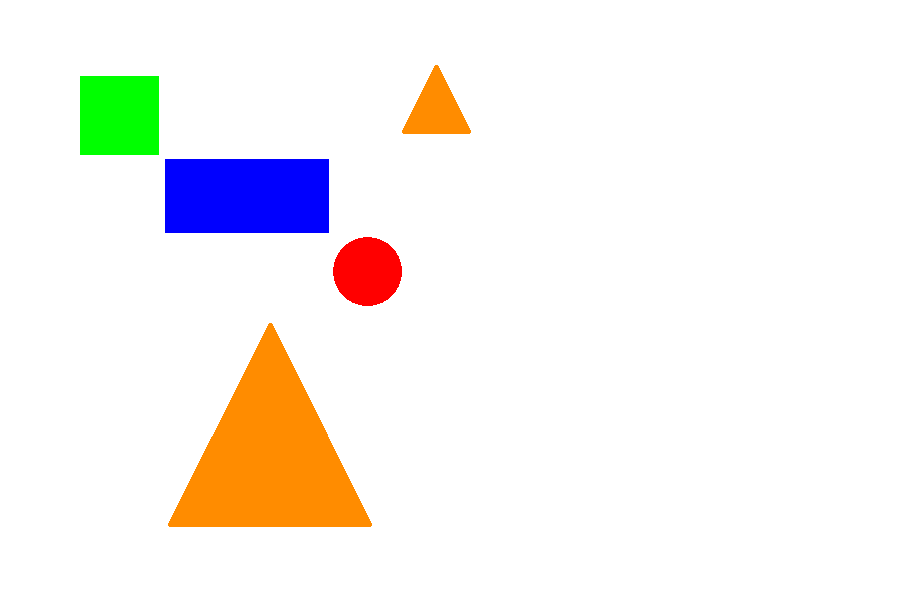
#> input picture Eyantra/task_1a/test2.png, 898 x 598 px, given in place of the camera
$ python ball_color_pc_final.py
#> lines starting #> are read from the running program, lines starting #| are printed output that depends on the picture; after the words box and inside, x2 and y2 are one past the last pixel; in counts of white or black regions, pixels touching at a corner belong together
import cv2
import argparse
import numpy as np
from collections import deque
def nothing(x):
    pass
cv2.namedWindow('image',0)

Col={'Blue':[83,67,35,123,250,180],'Red':[157,102,73,187,186,180],
     'Gold':[0,33,112,60,92,225]}
## one needs to find the indivial hsv values range for the different colour balls and put them here
## the order is h0,s0,v0, h1,s1,v1
cam=cv2.VideoCapture(1)

while 1:
    ret,fram=cam.read()
#> fram is the input picture: shape (598, 898, 3); mean B, G, R 238.9, 242.3, 246.3
    if ret== True :
        fram1=fram.copy()

        cropped=fram[220:400,160:320]
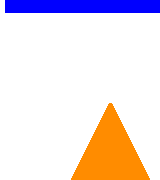
#> cropped: shape (180, 160, 3); mean B, G, R 226.7, 224.4, 237.2
        cv2.rectangle(fram,(220,160),(400,320),(0,0,0),3)
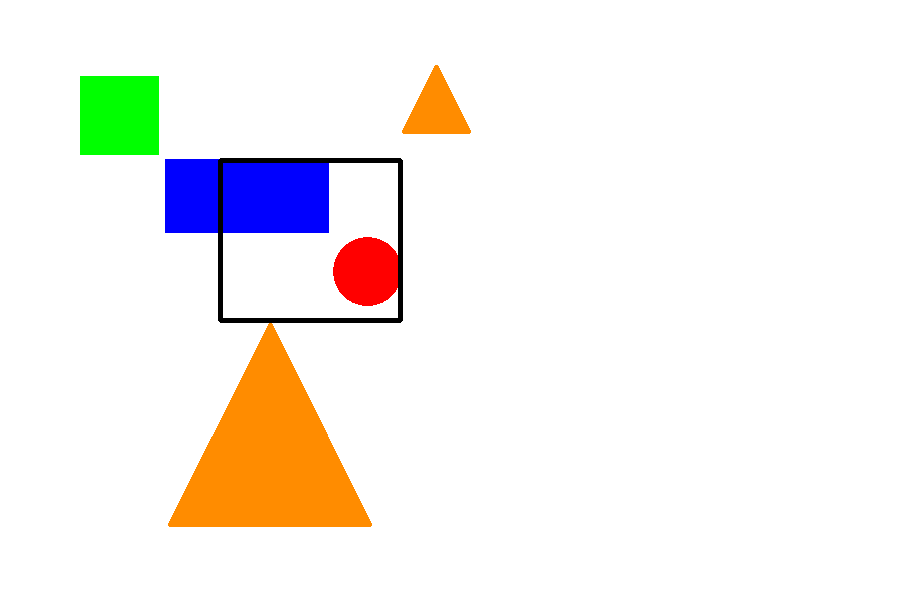
#> fram: shape (598, 898, 3); 0.63% of pixels changed, all inside (x1, y1, x2, y2) = (218, 158, 403, 323)
        blurred=cv2.medianBlur(cropped,19)
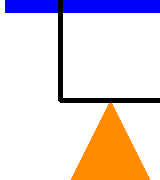
#> cropped: shape (180, 160, 3); 3.46% of pixels changed, all inside (x1, y1, x2, y2) = (58, 0, 160, 103)
        for i in Col.keys():
            col_lst=Col[i]
            hsv=cv2.cvtColor(blurred,cv2.COLOR_BGR2HSV)
            lower=np.array(col_lst[0:3])
            upper=np.array(col_lst[3:6])
            mask=cv2.inRange(hsv,lower,upper)
            img = cv2.bitwise_and(cropped,cropped, mask =mask)
            cnts = cv2.findContours(mask.copy(), cv2.RETR_EXTERNAL,
                    cv2.CHAIN_APPROX_SIMPLE)[1]
            if len(cnts) > 0:
                # find the largest contour in the mask, then use
                # it to compute the minimum enclosing circle and
                # centroid
                c = max(cnts, key=cv2.contourArea)
                ((x, y), radius) = cv2.minEnclosingCircle(c)
                M = cv2.moments(c)
                if (M["m00"] != 0):
                    center = (int(M["m10"] / M["m00"]), int(M["m01"] / M["m00"]))
                    if (radius >5 and radius < 100 and cv2.contourArea(c) > 500):
                        # draw the circle and centroid on the frame,
                        # then update the list of tracked points
                        cv2.circle(fram, (int(x)+220, int(y)+160), int(radius),
                                (0, 255, 255), 2)
                        cv2.circle(fram, center, 3, (0, 0, 255), -1)
                        ext=1
                        print (i)

        cv2.imshow('s',fram)
    k=cv2.waitKey(1) & 0xFF
#> (key q is pressed here)
    if k==ord('q'):
        break
cv2.destroyAllWindows()

$ run again, on Eyantra/task_1a/test3.png
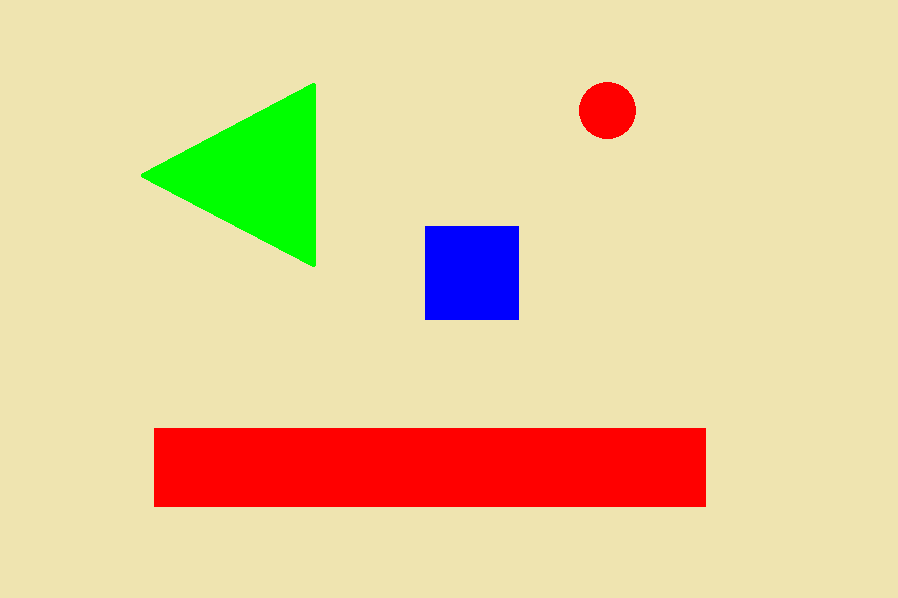
#> input picture Eyantra/task_1a/test3.png, 898 x 598 px, given in place of the camera
#> fram is the input picture: shape (598, 898, 3); mean B, G, R 156.7, 205.5, 229
#> `cv2.rectangle(fram,(220,160),(400,320),(0,0,0),3)`:
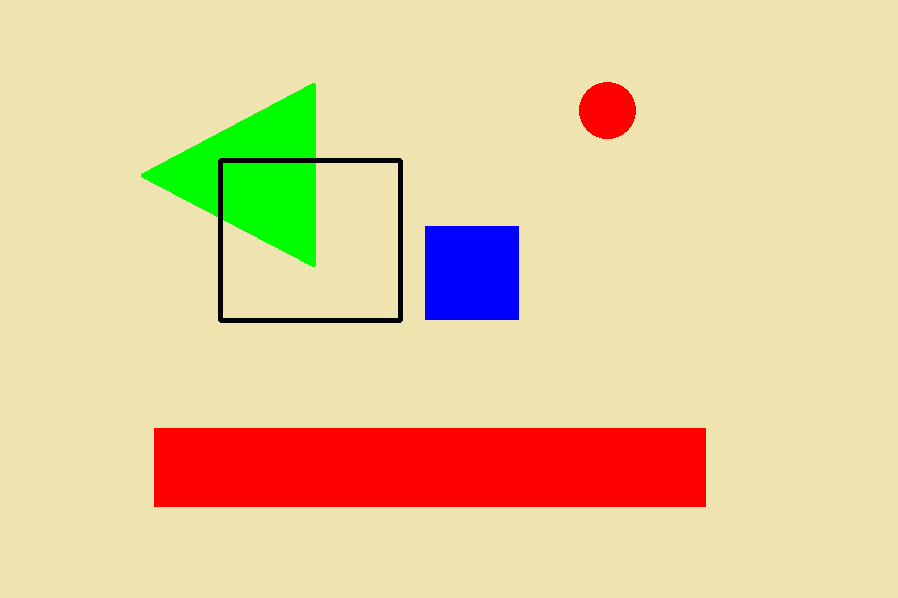
#> fram: shape (598, 898, 3); 0.63% of pixels changed, all inside (x1, y1, x2, y2) = (218, 158, 403, 323)
#> `blurred=cv2.medianBlur(cropped,19)`:
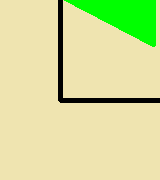
#> cropped: shape (180, 160, 3); mean B, G, R 156.1, 222.2, 212

$ run again, on Eyantra/task_1a/test5.png
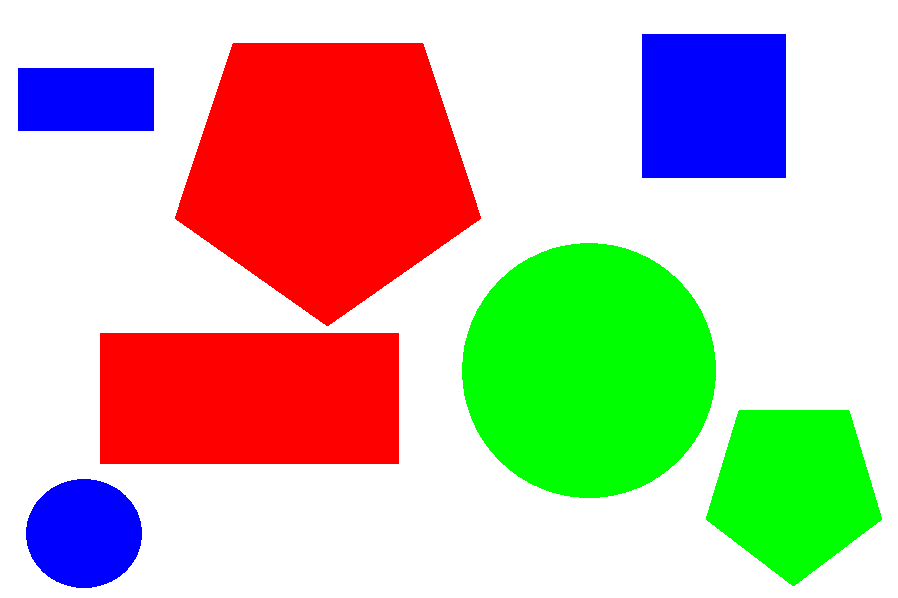
#> input picture Eyantra/task_1a/test5.png, 898 x 598 px, given in place of the camera
#> fram is the input picture: shape (598, 898, 3); mean B, G, R 173.4, 189.2, 202
#> `cv2.rectangle(fram,(220,160),(400,320),(0,0,0),3)`:
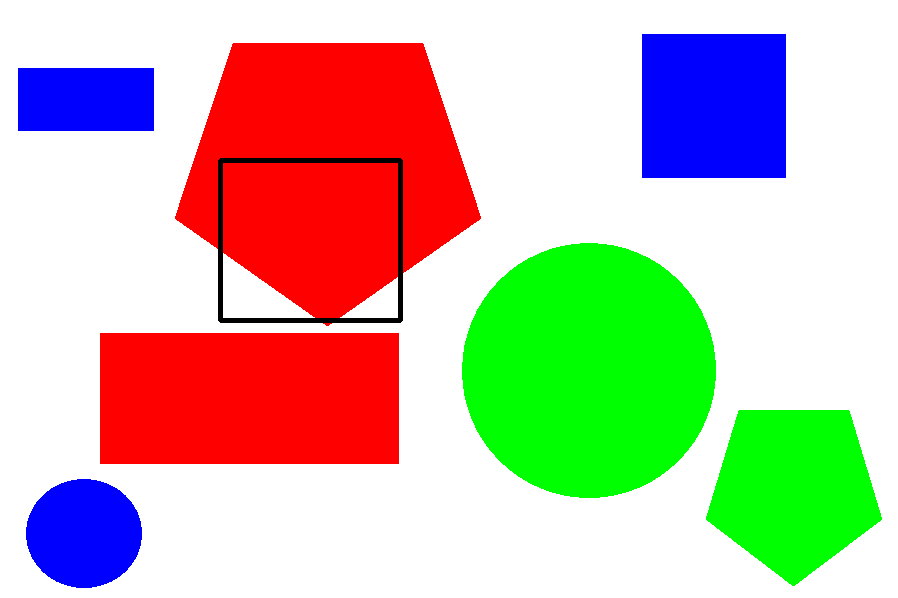
#> fram: shape (598, 898, 3); 0.63% of pixels changed, all inside (x1, y1, x2, y2) = (218, 158, 403, 323)
#> `blurred=cv2.medianBlur(cropped,19)`:
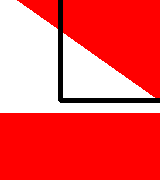
#> cropped: shape (180, 160, 3); mean B, G, R 88.5, 88.5, 246.2
